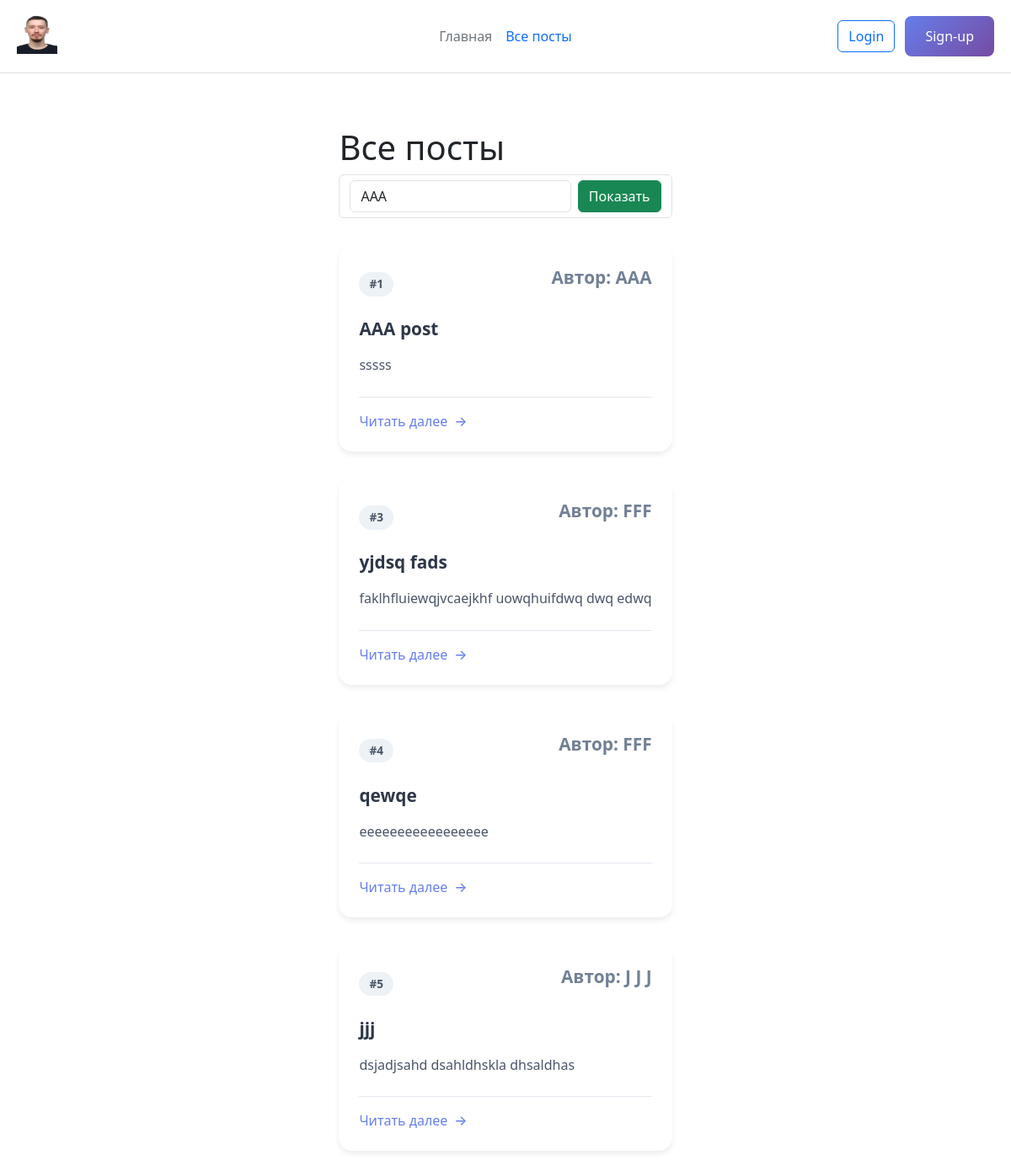
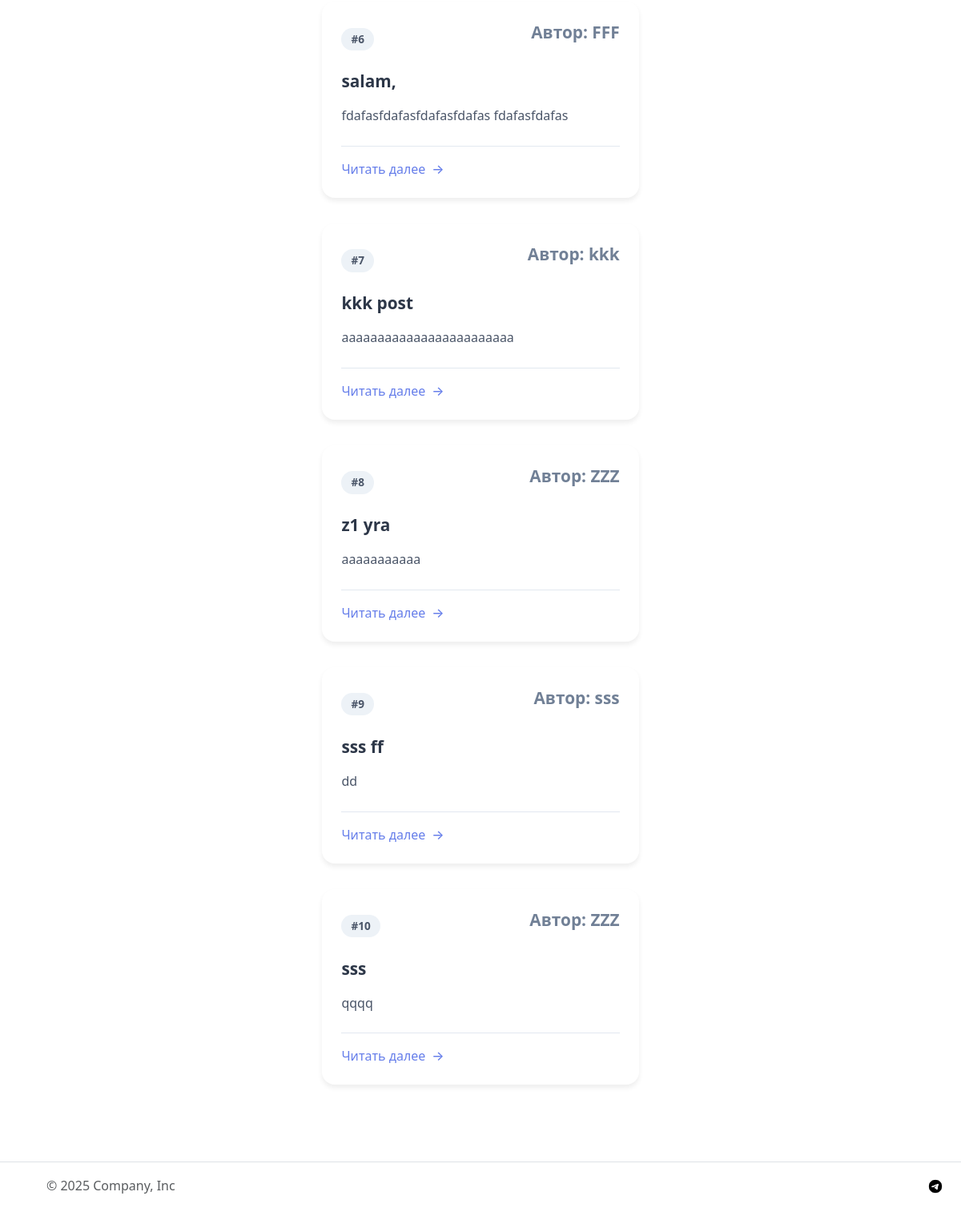
The page /posts on the database its author committed (2 pictures, top to bottom).
### app/models/post.py (models this page shows)
class Post(db.Model):
    id = db.Column(db.Integer, primary_key=True)
    user_id = db.Column(db.Integer, db.ForeignKey('user.id', ondelete='CASCADE'))
    title = db.Column(db.String(100), nullable=False)
    text = db.Column(db.Text, nullable=False)

### app/models/user.py (models this page shows)
class User(db.Model, UserMixin):
    id = db.Column(db.Integer, primary_key=True)
    posts = db.relationship(Post, backref='author')
    status = db.Column(db.String(50), default="user")
    name = db.Column(db.String(50), nullable=False)
    login = db.Column(db.String(50), nullable=False)
    password = db.Column(db.String(200), nullable=False)
    date = db.Column(db.DateTime, default=datetime.utcnow)

### app/routes/post.py (the view)
@post.route('/posts', methods=['POST', 'GET'])
def posts():
    form = AuthorForm()
    form.author.choices = [a.name for a in User.query.all()]
    if(request.method == 'POST'):
        author = request.form.get('author')
        author_id = User.query.filter_by(name=author).first().id
        posts = Post.query.filter_by(user_id=author_id).all()
    else:
        posts = Post.query.all()
    return render_template('post/posts.html', posts=posts, form=form)

### app/forms.py
class AuthorForm(FlaskForm):
    author = SelectField('author', choices=[], render_kw={"class": "form-control"})

### app/templates/post/posts.html (shortened to what this page needs)
{% extends 'base.html' %}
{% block content %}
<h1> Все посты </h1>
<form method="post" class="form-control d-flex flex-row gap-2" id="authorForm">
    {{form.author}}
    <input type="submit" class="btn btn-success" value="Показать">
</form>
<div class="posts-grid">
    {% for post in posts %}
        <article class="post-card">
            <div class="post-card-inner">
                <div class="post-meta">
                    <span class="post-number">#{{ post.id }}</span>
                    <span class="post-title">Автор: {{ post.author.name }}</span>
                </div>
                <h2 class="post-title">
                    <a href="#" class="post-link">{{ post.title }}</a>
                </h2>
                <div class="post-excerpt">
                    <p>{{ post.text[:200] }}{% if post.text|length > 200 %}...{% endif %}</p>
                </div>
                <div class="post-footer">
                    <a href="#" class="read-more">
                        Читать далее
                        <span class="arrow">→</span>
                    </a>
                </div>
            </div>
        </article>
    {% endfor %}
</div>
{% endblock %}

### app/templates/base.html (shortened to what this page needs)
<!doctype html>
<html lang="en">
<head>
    <link href="https://cdn.jsdelivr.net/npm/bootstrap@5.3.8/dist/css/bootstrap.min.css" rel="stylesheet">
    <link rel="stylesheet" href="{{url_for('static', filename='css/main.css')}}">
</head>
<body>
    <div class="page">
        <header class="d-flex flex-wrap align-items-center justify-content-center justify-content-md-between py-3 mb-4 border-bottom">
            <div class="col-md-3 mb-2 mb-md-0">
            <a href="{{url_for('post.posts')}}" class="d-inline-flex link-body-emphasis text-decoration-none">
                <img class="header__icon" src="{{url_for('static', filename='img/icon.jpg')}}">
            </a>
            </div>
            <ul class="nav col-12 col-md-auto mb-2 justify-content-center mb-md-0">
                <li><a href="{{url_for('main.index')}}" class="nav-link px-2 link-secondary">Главная</a></li>
                <li><a href="{{url_for('post.posts')}}" class="nav-link px-2">Все посты</a></li>
            </ul>
            <div class="col-md-3 text-end">
                {% if current_user.is_authenticated %}
                    <span>Добро пожаловать, {{ current_user.login }}</span>
                    <a href="{{url_for('user.logout')}}" class="btn btn-outline-primary me-2">Logout</a>
                {% else %}
                    <a href="{{url_for('user.login')}}" class="btn btn-outline-primary me-2">Login</a>
                    <a href="{{url_for('user.register')}}" class="btn btn-primary">Sign-up</a>
                {% endif %}
            </div>
        </header>
        <div class="content">
        {% block content %}
        {% endblock %}
        </div>
        <footer class="d-flex flex-wrap justify-content-between align-items-center py-3 my-4 border-top">
            <div class="col-md-4 d-flex align-items-center">
                <a href="/static" class="mb-3 me-2 mb-md-0 text-body-secondary text-decoration-none lh-1" aria-label="Bootstrap">
                    <svg class="bi" width="30" height="24" aria-hidden="true"><use xlink:href="#bootstrap"></use></svg>
                </a>
                <span class="mb-3 mb-md-0 text-body-secondary">© 2025 Company, Inc</span>
            </div>
            <ul class="nav col-md-4 justify-content-end list-unstyled d-flex">
                <li class="ms-3"><a class="text-body-secondary" href="#" aria-label="Instagram">
                    <img src="{{url_for('static', filename='img/tgImg.png')}}" width="24" height="24" aria-hidden="true">
                    <use xlink:href="#instagram"></use></svg></a></li>
            </ul>
        </footer>
    </div>
</body>
</html>

### app/static/css/main.css (style rules this page uses)
.header__icon { height: 48px; width: 48px; }
header,footer { padding: 20px; }
.page { overflow: hidden; display: flex; flex-direction: column; min-height: 100vh; }
.content { max-width: 100vh; margin: 0 auto; padding: 40px 20px; flex: 1 1 auto; }
.posts-grid { display: grid; grid-template-columns: repeat(auto-fill, minmax(350px, 1fr)); gap: 2rem; padding: 2rem 0; }
.post-card { background: white; border-radius: 16px; overflow: hidden; transition: all 0.3s ease; box-shadow: 0 4px 6px rgba(0, 0, 0, 0.07); cursor: pointer; position: relative; }
.post-card-inner { padding: 1.5rem; position: relative; }
.post-card::before { content: ''; position: absolute; top: 0; left: 0; right: 0; height: 4px; background: linear-gradient(135deg, #667eea, #764ba2); transform: scaleX(0); transition: transform 0.3s ease; }
.post-meta { display: flex; justify-content: space-between; align-items: center; margin-bottom: 1rem; font-size: 0.85rem; color: #718096; }
.post-number { background: #edf2f7; padding: 0.25rem 0.75rem; border-radius: 20px; font-weight: 600; color: #4a5568; }
.post-title { font-size: 1.3rem; font-weight: 600; margin-bottom: 1rem; line-height: 1.4; }
.post-link { text-decoration: none; color: #2d3748; transition: color 0.2s ease; }
.post-excerpt { color: #4a5568; margin-bottom: 1.5rem; line-height: 1.6; }
.post-excerpt p { overflow: hidden; display: -webkit-box; -webkit-line-clamp: 3; line-clamp: 3; -webkit-box-orient: vertical; }
.post-footer { display: flex; justify-content: space-between; align-items: center; border-top: 1px solid #e2e8f0; padding-top: 1rem; }
.read-more { text-decoration: none; color: #667eea; font-weight: 500; display: inline-flex; align-items: center; gap: 0.5rem; transition: gap 0.3s ease; }
.arrow { transition: transform 0.3s ease; display: inline-block; }
.btn-primary { display: inline-block; background: linear-gradient(135deg, #667eea, #764ba2); color: white; text-decoration: none; padding: 0.75rem 1.5rem; border-radius: 8px; font-weight: 500; transition: all 0.3s ease; border: none; cursor: pointer; }
.post-card { animation: fadeInUp 0.5s ease-out forwards; }
.post-card:nth-child(1) { animation-delay: 0.05s; }
.post-card:nth-child(2) { animation-delay: 0.1s; }
.post-card:nth-child(3) { animation-delay: 0.15s; }
.post-card:nth-child(4) { animation-delay: 0.2s; }
.post-card:nth-child(5) { animation-delay: 0.25s; }
.post-card:nth-child(6) { animation-delay: 0.3s; }

### rows shown on the page
Post: id "1", author.name "AAA", title "AAA post", text "sssss"
Post: id "3", author.name "FFF", title "yjdsq fads", text "faklhfluiewqjvcaejkhf uowqhuifdwq dwq edwq"
Post: id "4", author.name "FFF", title "qewqe", text "eeeeeeeeeeeeeeeee"
Post: id "5", author.name "J J J", title "jjj", text "dsjadjsahd dsahldhskla dhsaldhas"
Post: id "6", author.name "FFF", title "salam,", text "fdafasfdafasfdafasfdafas fdafasfdafas"
Post: id "7", author.name "kkk", title "kkk post", text "aaaaaaaaaaaaaaaaaaaaaaaa"
Post: id "8", author.name "ZZZ", title "z1 yra", text "aaaaaaaaaaa"
Post: id "9", author.name "sss", title "sss ff", text "dd"
Post: id "10", author.name "ZZZ", title "sss", text "qqqq"
